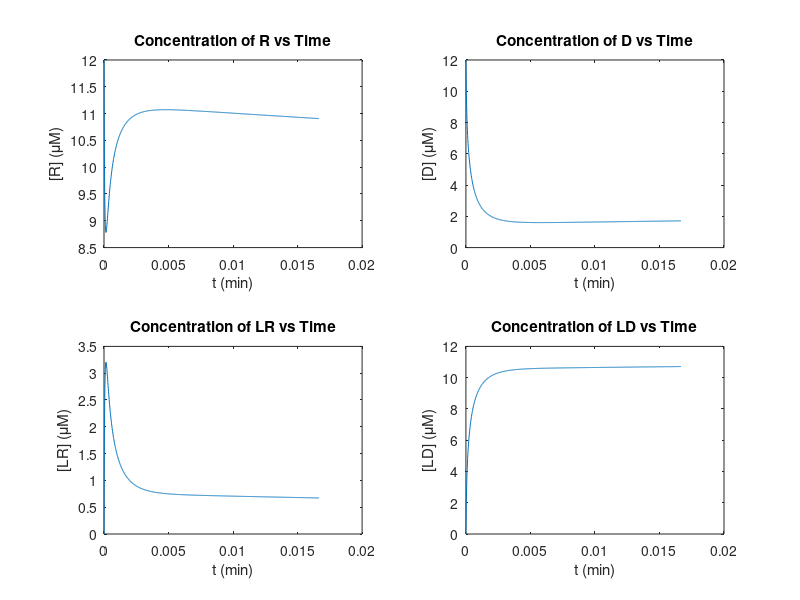

Recreate this plot in MATLAB.
function hw2a()
    t0 = 0;     % Start and end times in minutes
    tf = 1/60;
    h = 1/60000;  % Step size
    
    % Concentrations stored in matrix x
    % Each row corresponds to a species L, R, D, LR, LD.
    % Each column is the value at a time point/step.
    x = zeros(5,1);
    x(:,1) = [12;12;12;0;0];  % Initial conditions (in uM)
    
    % Rate constants
    k = [600 6000 28.8 .288 600 60 .6 .6];

    t = t0:h:tf;    % time scale
    % Solve with RK2 method
    for (i=1:length(t)-1)
        k1 = h*f(x(:,i),k);
        k2 = h*f(x(:,i)+.5*k1,k);
        x(:,i+1) = x(:,i) + k2; % adding 2 column vectors
    end
    
    disp(x(end,end));
    
    subplot(2,2,1);
    plot(t,x(2,:));
    title('Concentration of R vs Time');
    xlabel('t (min)');
    ylabel('[R] (\muM)');
    
    subplot(2,2,2);
    plot(t,x(3,:));
    title('Concentration of D vs Time');
    xlabel('t (min)');
    ylabel('[D] (\muM)');
    
    subplot(2,2,3);
    plot(t,x(4,:));
    title('Concentration of LR vs Time');
    xlabel('t (min)');
    ylabel('[LR] (\muM)');
    
    subplot(2,2,4);
    plot(t,x(5,:));
    title('Concentration of LD vs Time');
    xlabel('t (min)');
    ylabel('[LD] (\muM)');
end

function dydt = f(x,k)
    % dL/dt
    dydt(1) = k(2)*x(4)+k(6)*x(5)-k(1)*x(1)*x(2)-k(5)*x(1)*x(3);
    % dR/dt
    dydt(2) = k(2)*x(4)+k(8)*x(1)*x(3)-(k(1)+k(7))*x(1)*x(2);
    % dD/dt
    dydt(3) = k(6)*x(5)+k(7)*x(1)*x(2)-(k(5)+k(8))*x(1)*x(3);
    % dLR/dt
    dydt(4) = k(1)*x(1)*x(2)+k(4)*x(5)-(k(2)+k(3))*x(4);
    % dLD/dt
    dydt(5) = k(3)*x(4)+k(5)*x(1)*x(3)-(k(4)+k(6))*x(5);
    dydt = dydt';       % so it's a column vector
end